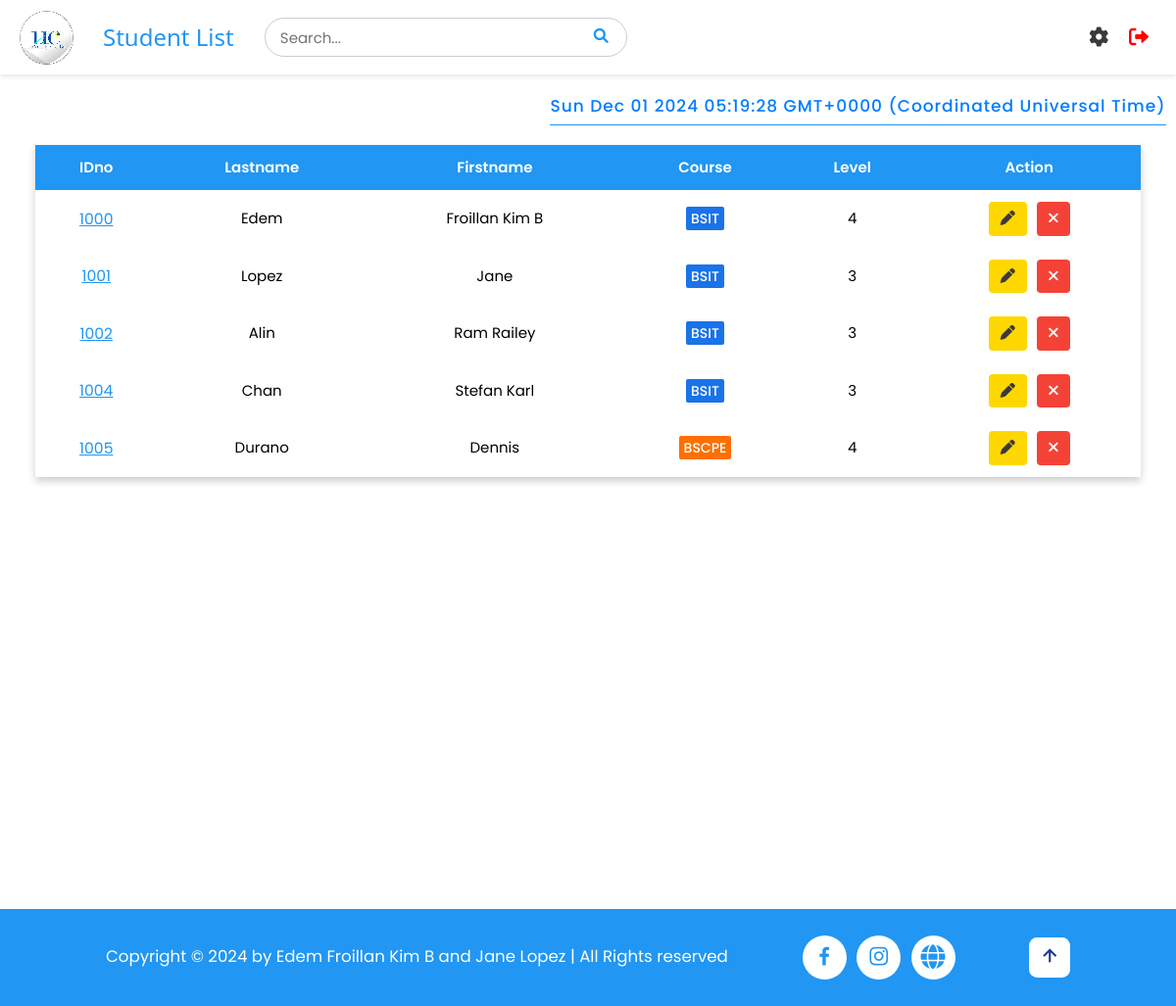
The page /students (signed in) on the database as committed earlier.
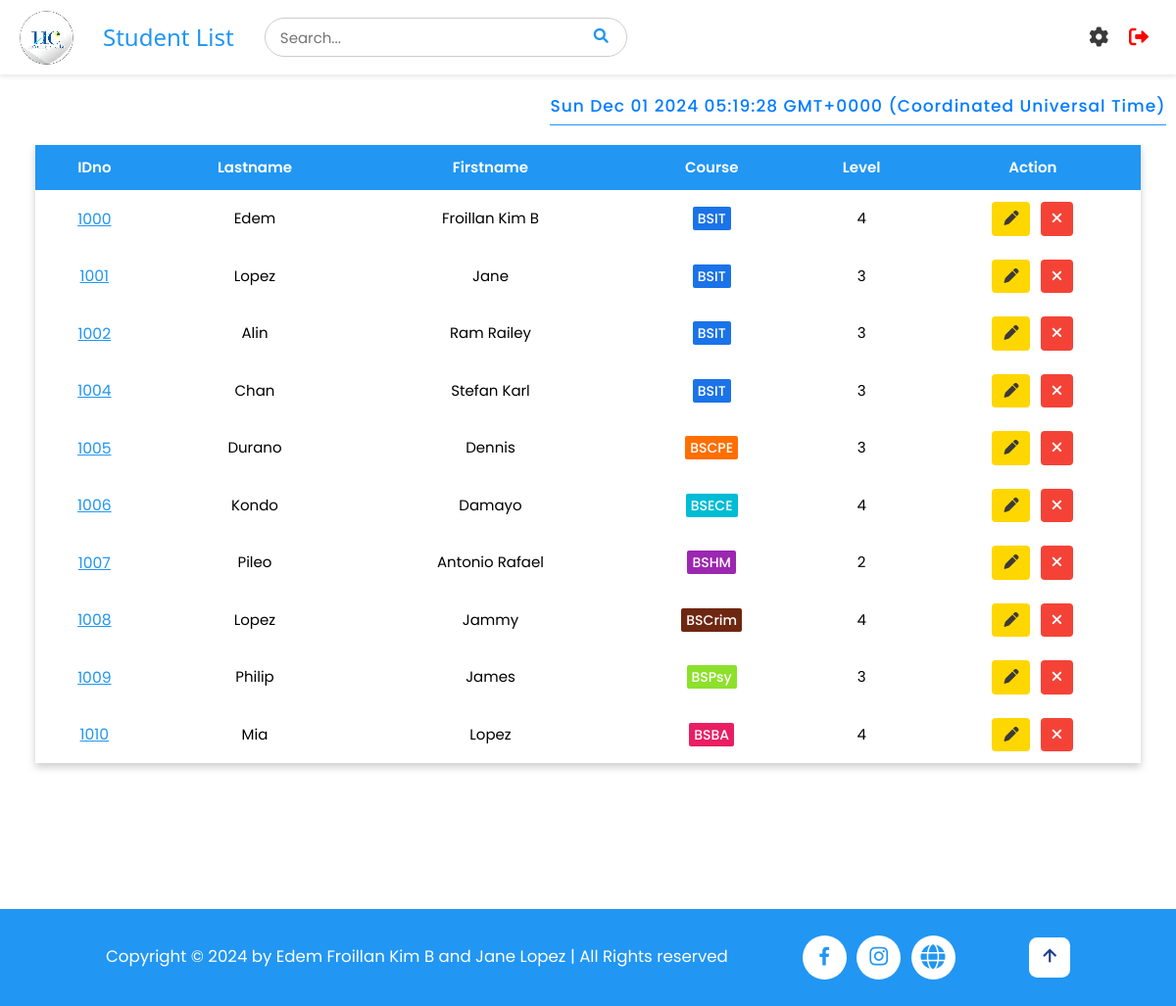
The same page on the database as committed later.
### tables this page shows
CREATE TABLE students (
                    id INTEGER PRIMARY KEY AUTOINCREMENT,
                    idno varchar(10) UNIQUE,
                    firstname varchar(50),
                    lastname varchar(50),
                    course varchar(10),
                    level varchar(5),
                    image TEXT,
                    qrcode TEXT
);

### app.py (the view)
@app.route('/students')
def student_list():
    if 'username' in session:
        pagetitle = "Student List"
        users = get_users()
        students = getall_records('students')
        return render_template('studentlist.html', data=students, pagetitle=pagetitle, users=users)
    else:
        flash("Please log in first!", "warning")
        return redirect(url_for('login'))

### app.py (called while the page is built)
@app.after_request
def after_request(response):
    response.headers['Cache-Control'] = 'no-store, no-cache, must-revalidate, post-check=0, pre-check=0, max-age=0'
    response.headers['Pragma'] = 'no-cache'
    response.headers['Expires'] = '-1'
    if hasattr(session, 'username') and 'username' not in session:
        response.headers['Cache-Control'] = 'no-store'
        response.headers['Pragma'] = 'no-cache'
        response.headers['Expires'] = '-1'
    return response

def get_users() -> object:
    return getall_records('students')

### dbhelper.py (called while the page is built)
def getprocess(sql: str, params=()) -> list:
    db = connect(database)
    cursor = db.cursor()
    cursor.row_factory = Row
    try:
        cursor.execute(sql, params)
        data = cursor.fetchall()
        return data
    finally:
        cursor.close()
        db.close()

def getall_records(table: str) -> list:
    sql = f'SELECT * FROM `{table}`'
    return getprocess(sql)

### templates/studentlist.html (shortened to what this page needs)
{% extends 'base.html' %}
{% block header %}
    {% include 'header.html' %}
{% endblock %}
{% block content %}
<div id="timestamp"></div>
<div class="full container" style="min-height: 100vh;">
<div id="main_container">
    <div class="w3-full" style="padding: 1rem 3%;">
        <div class="styled-table-wrapper">
            <table class="styled-table" id="table">
                <thead>
                    <tr id="tr1">
                        <th>IDno</th>
                        <th class="w3-hide-small">Lastname</th>
                        <th class="w3-hide-small">Firstname</th>
                        <th>Course</th>
                        <th>Level</th>
                        <th class="w3-center">Action</th>
                    </tr>
                </thead>
                <tbody>
                    {% for user in users %}
                    <tr id="tr2">
                        <td class="w3-center" data-cell="IDNO:" id="idno">
                            <a href="#" style="color: #2196F3; font-size: 1.5rem" onclick="viewStudent('{{ user['idno'] }}')">{{ user['idno'] }}</a>
                        </td>
                        <td class="w3-center w3-hide-small" data-cell="LASTNAME:">{{ user["lastname"] }}</td>
                        <td class="w3-center w3-hide-small" data-cell="FIRSTNAME:">{{ user["firstname"] }}</td>
                        <td class="w3-center" data-cell="COURSE:">
                            <span class="course-style course-{{ user['course']|lower }}">
                                {{ user["course"] }}
                            </span>
                        </td>
                        <td class="w3-center level-{{ user['level'] }}" data-cell="LEVEL:">{{ user["level"] }}</td>
                        <td class="w3-center" data-cell="ACTION:" style="display: flex; align-items: center; justify-content: center; gap: 1rem;">
                            <button class="w3-button edit-btn edit" onclick="openEditModal('{{ user['idno'] }}', '{{ user['lastname'] }}', '{{ user['firstname'] }}', '{{ user['course'] }}', '{{ user['level'] }}')">
                                <i class="fas fa-pen"></i>
                            </button>
                            <button class="w3-button w3-red delete-btn delete" onclick="openCustomAlert('{{ user['idno'] }}')">
                                <i class="fas fa-times"></i>
                            </button>
                        </td>
                    </tr>
                    {% endfor %}
                </tbody>
            </table>
        </div>
    </div>
</div>
</div>
{% endblock %}

### templates/base.html (shortened to what this page needs)
<!DOCTYPE html>
<html>
<head>
    <link rel='stylesheet' href="{{ url_for('static', filename='css/style.css') }}">
    <link rel="stylesheet" href="https://cdnjs.cloudflare.com/ajax/libs/font-awesome/6.0.0-beta3/css/all.min.css">
    <link href='https://unpkg.com/boxicons@2.1.4/css/boxicons.min.css' rel='stylesheet'>
</head>
<body>
    <div>
        {% block header %}{% endblock %}
        {% block content %}
        {% endblock %}
    </div>
 <footer class="footer">
        <div class="footer-text">
            <p>Copyright &copy; 2024 by Edem Froillan Kim B and Jane Lopez | All Rights reserved</p>
        </div>
        <div class="social-media">
            <a href="https://www.facebook.com/universityofcebuinc"><i class='bx bxl-facebook'></i></a>
            <a href="https://www.instagram.com/ucwebmaster"><i class='bx bxl-instagram'></i></a>
            <a href="https://www.universityofcebu.net/p/scholarship.html?m=1"><i class="fa-solid fa-globe"></i></a>
        </div>
        <div class="footer-iconTop">
            <a href="#home"><i class='bx bx-up-arrow-alt' ></i></a>
        </div>
    </footer>
</body>
</html>

### templates/header.html (shortened to what this page needs)
<div class="header">
    <div class="left-section">
        <img src="../static/images/logo.png" alt="Logo" id="logo">
        <h3 class="pagetitle">{{ pagetitle }}</h3>
        <div class="search" style="position: relative;">
        <input type="text" placeholder="Search..." id="search-bar">
        <button type="submit" id="search-button"><i class="fa fa-search"></i></button>
    </div>
    </div>
    <div class="menu" style="position: relative;">
    <i class="fa solid fa-gear" id="menu-icon"></i>
    <a href="/logout" id="logout">
        <i class="fa fa-sign-out-alt"></i>
    </a>
    </div>
</div>

### templates/base.html (style rules this page uses)
html { font-size: 65%; }

Rows that differ between the two databases and show on the page:
changed students "Durano": level "4" → "3"
added students: idno "1006", lastname "Kondo", firstname "Damayo", course "BSECE", level "4"
added students: idno "1007", lastname "Pileo", firstname "Antonio Rafael", course "BSHM", level "2"
added students: idno "1008", lastname "Lopez", firstname "Jammy", course "BSCrim", level "4"
added students: idno "1009", lastname "Philip", firstname "James", course "BSPsy", level "3"
added students: idno "1010", lastname "Mia", firstname "Lopez", course "BSBA", level "4"
